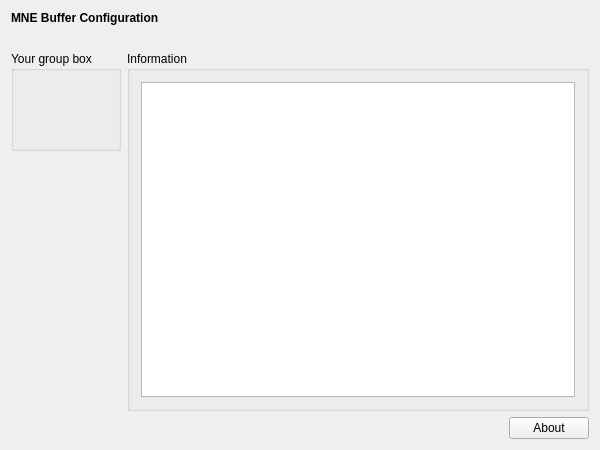
<?xml version="1.0" encoding="UTF-8"?>
<ui version="4.0">
 <class>MneBufferSetupWidgetClass</class>
 <widget class="QWidget" name="MneBufferSetupWidgetClass">
  <property name="geometry">
   <rect>
    <x>0</x>
    <y>0</y>
    <width>600</width>
    <height>450</height>
   </rect>
  </property>
  <property name="windowTitle">
   <string>MNE Buffer Setup Widget</string>
  </property>
  <layout class="QVBoxLayout" name="verticalLayout">
   <item>
    <widget class="QLabel" name="m_qLabel_Headline">
     <property name="font">
      <font>
       <weight>75</weight>
       <bold>true</bold>
      </font>
     </property>
     <property name="text">
      <string>MNE Buffer Configuration</string>
     </property>
    </widget>
   </item>
   <item>
    <spacer name="m_qVerticalSpacer_Headline">
     <property name="orientation">
      <enum>Qt::Vertical</enum>
     </property>
     <property name="sizeType">
      <enum>QSizePolicy::Fixed</enum>
     </property>
     <property name="sizeHint" stdset="0">
      <size>
       <width>20</width>
       <height>20</height>
      </size>
     </property>
    </spacer>
   </item>
   <item>
    <layout class="QGridLayout" name="m_qGridLayout_main">
     <item row="0" column="0">
      <widget class="QGroupBox" name="m_qGroupBox_yourGroupBox">
       <property name="sizePolicy">
        <sizepolicy hsizetype="Minimum" vsizetype="Preferred">
         <horstretch>0</horstretch>
         <verstretch>0</verstretch>
        </sizepolicy>
       </property>
       <property name="minimumSize">
        <size>
         <width>0</width>
         <height>100</height>
        </size>
       </property>
       <property name="title">
        <string>Your group box</string>
       </property>
       <property name="flat">
        <bool>false</bool>
       </property>
       <layout class="QGridLayout" name="m_qGridLayout_Properties"/>
      </widget>
     </item>
     <item row="0" column="1" rowspan="2" colspan="2">
      <widget class="QGroupBox" name="m_qGroupBox_Information">
       <property name="title">
        <string>Information</string>
       </property>
       <layout class="QGridLayout" name="m_qGridLayout_Information">
        <item row="0" column="0">
         <widget class="QTextBrowser" name="m_qTextBrowser_Information"/>
        </item>
       </layout>
      </widget>
     </item>
     <item row="2" column="1">
      <spacer name="m_qHorizontalSpacer_About">
       <property name="orientation">
        <enum>Qt::Horizontal</enum>
       </property>
       <property name="sizeHint" stdset="0">
        <size>
         <width>40</width>
         <height>20</height>
        </size>
       </property>
      </spacer>
     </item>
     <item row="1" column="0">
      <spacer name="m_qVerticalSpacer_LeftRow">
       <property name="orientation">
        <enum>Qt::Vertical</enum>
       </property>
       <property name="sizeHint" stdset="0">
        <size>
         <width>20</width>
         <height>40</height>
        </size>
       </property>
      </spacer>
     </item>
     <item row="2" column="2">
      <widget class="QPushButton" name="m_qPushButton_About">
       <property name="text">
        <string>About</string>
       </property>
      </widget>
     </item>
    </layout>
   </item>
  </layout>
 </widget>
 <layoutdefault spacing="6" margin="11"/>
 <resources/>
 <connections/>
</ui>
